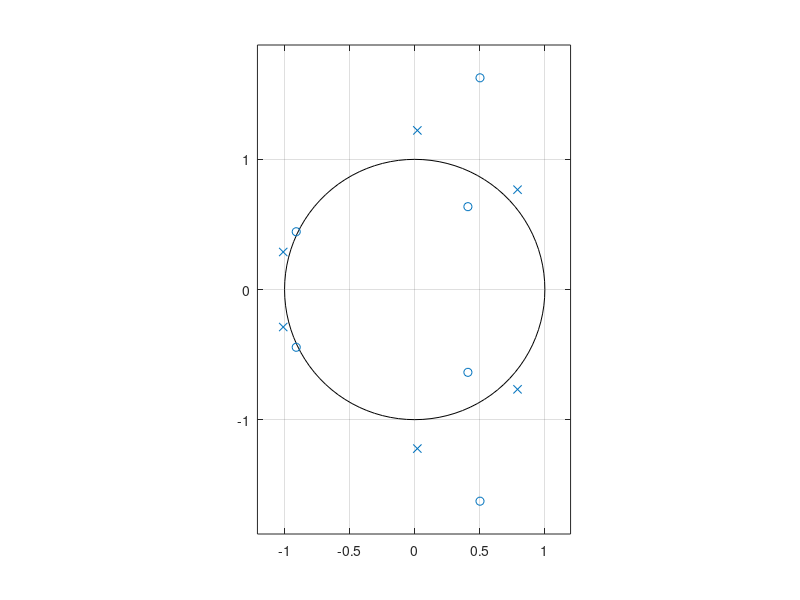

MATLAB code to generate this figure:
clc
clear all
close all

z = [0.501637231965511 + 1.626490860044917i;0.501637231965511 - 1.626490860044917i;-0.910358245524393 + 0.443759807336589i;-0.910358245524393 - 0.443759807336589i;0.408721013558882 + 0.636435095037832i;0.408721013558882 - 0.636435095037832i];
p = [0.789989739502178 + 0.767000661149833i;0.789989739502178 - 0.767000661149833i;0.020370130928407 + 1.222264545170583i;0.020370130928407 - 1.222264545170583i;-1.010359870430584 + 0.288279666199223i;-1.010359870430584 - 0.288279666199223i];
k= 1;

[num, den] = zp2tf(z, p, k);

zplane(num, den);